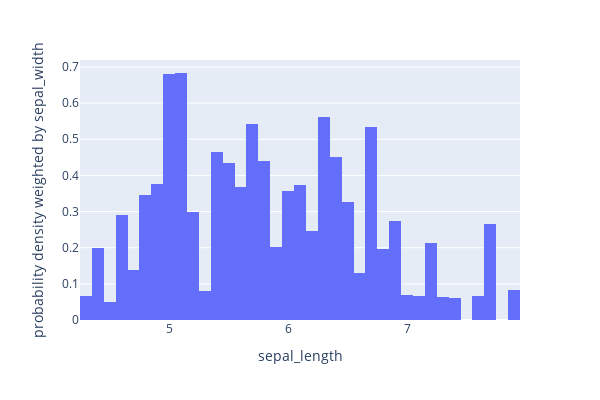

This figure's notebook cell:
### Code cell
fig = px.histogram(iris_df,
                   x=iris_features[0],
                   y=iris_features[1],
                   histnorm='probability density',
                   nbins=50,
                   width=600,
                   height=400)
fig.show()

### Figure 1 — Plotly figure (JSON) as saved in the notebook; plotly's stock layout.template omitted (floating-point values rounded to 4 significant figures; data arrays with more than 128 entries replaced by an {"elided": "..."} marker saying what was removed)
{"data": [{"alignmentgroup": "True", "bingroup": "x", "histfunc": "sum", "histnorm": "probability density", "hovertemplate": "sepal_length=%{x}<br>probability density weighted by sepal_width=%{y}<extra></extra>", "legendgroup": "", "marker": {"color": "#636efa", "pattern": {"shape": ""}}, "name": "", "nbinsx": 50, "offsetgroup": "", "orientation": "v", "showlegend": false, "type": "histogram", "x": {"elided": "150 float values"}, "xaxis": "x", "y": {"elided": "150 float values"}, "yaxis": "y"}], "layout": {"barmode": "relative", "height": 400, "legend": {"tracegroupgap": 0}, "margin": {"t": 60}, "width": 600, "xaxis": {"anchor": "y", "domain": [0, 1], "title": {"text": "sepal_length"}}, "yaxis": {"anchor": "x", "domain": [0, 1], "title": {"text": "probability density weighted by sepal_width"}}}}
